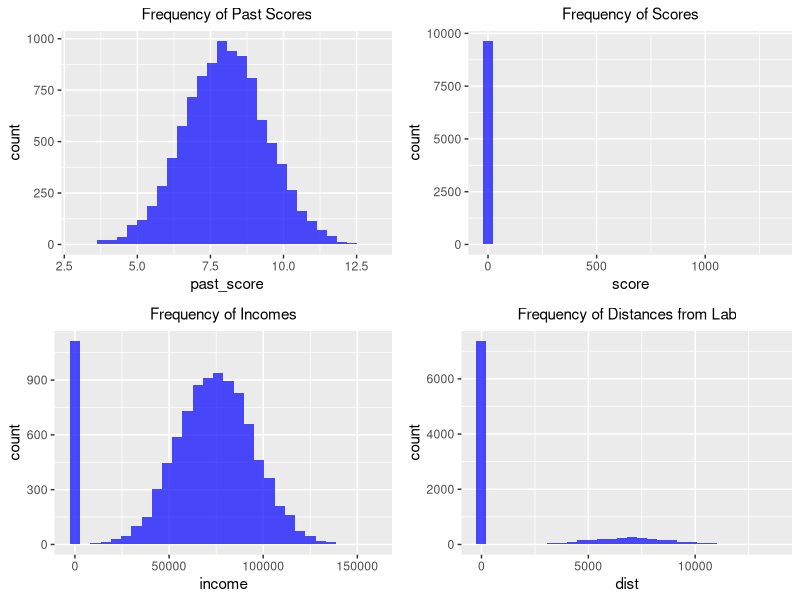
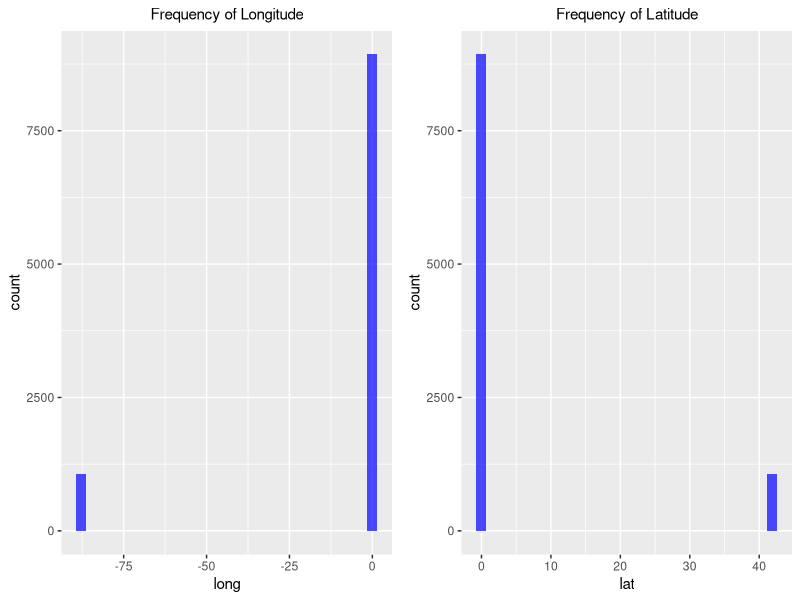
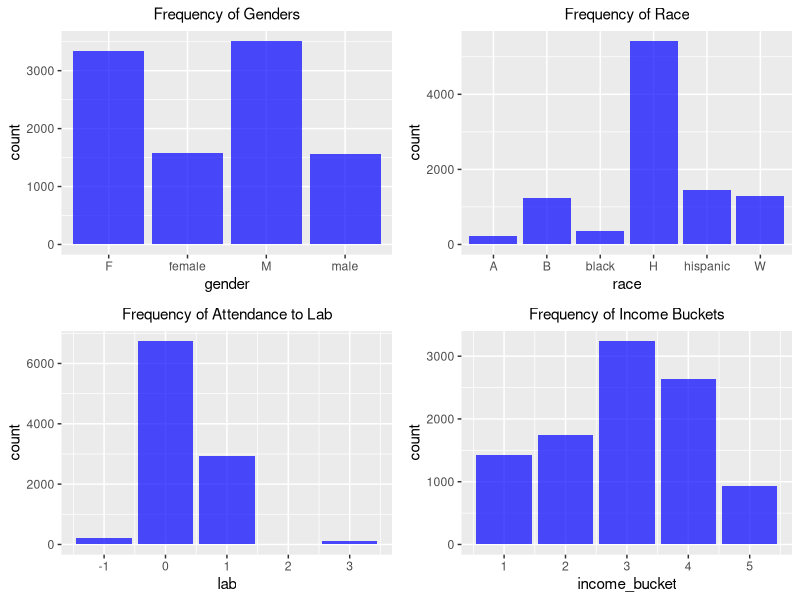
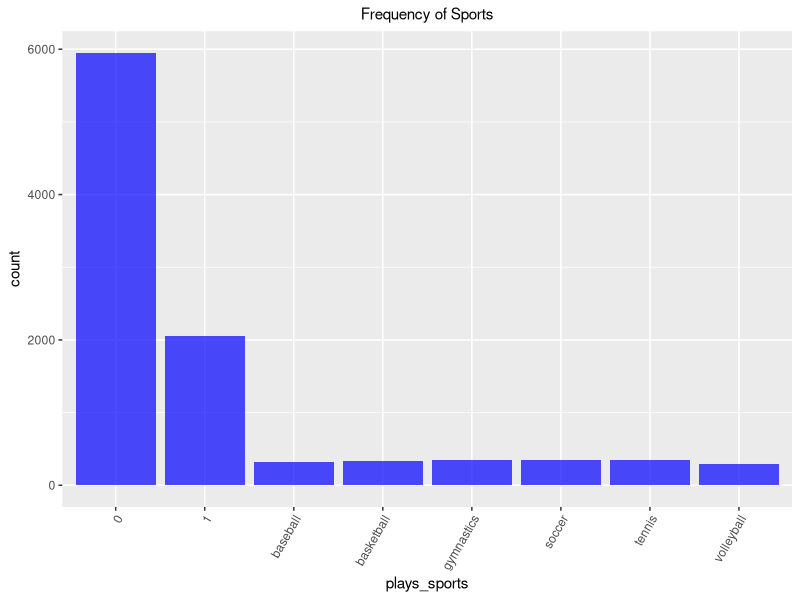
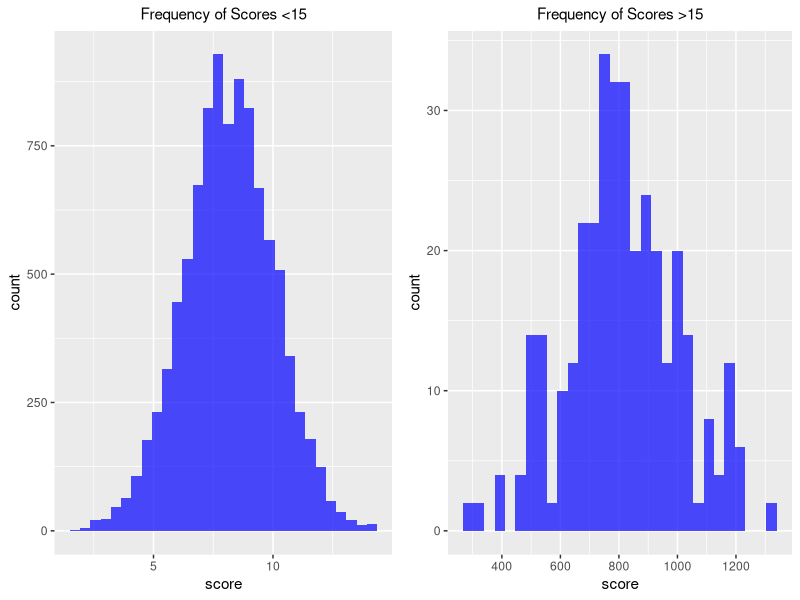
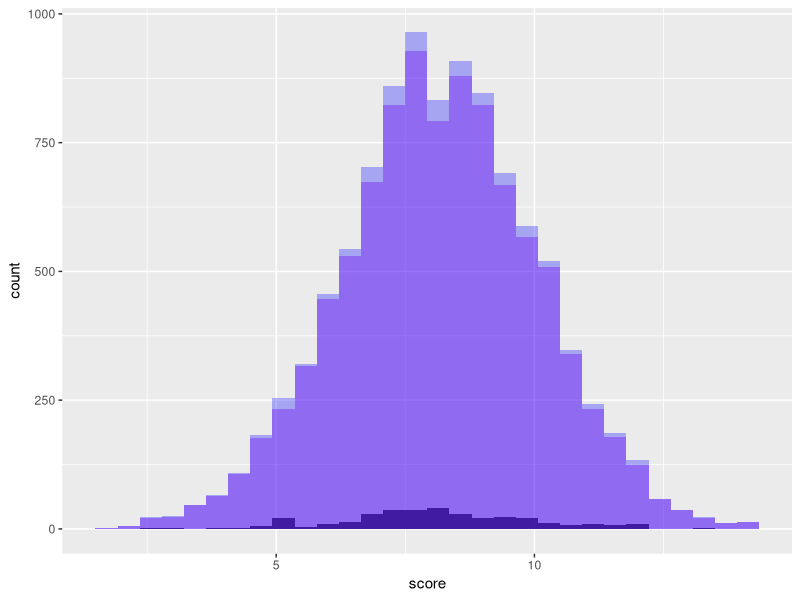
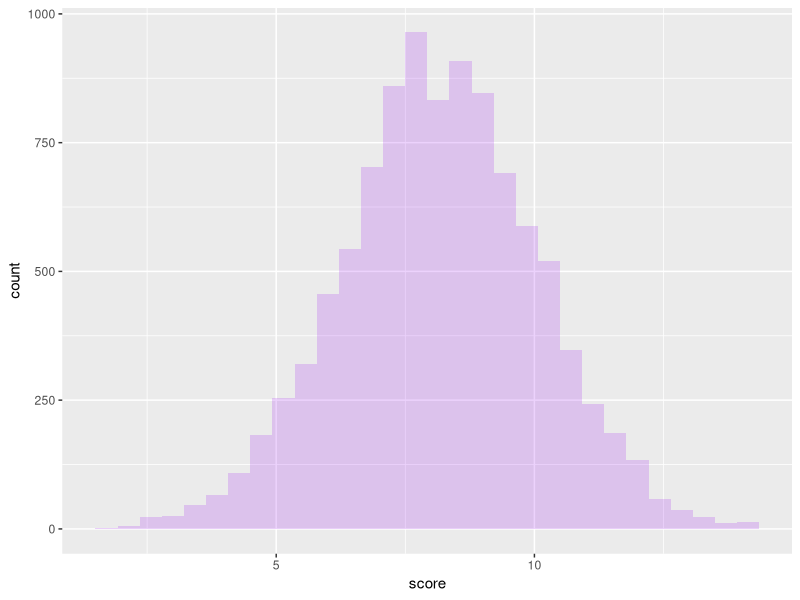
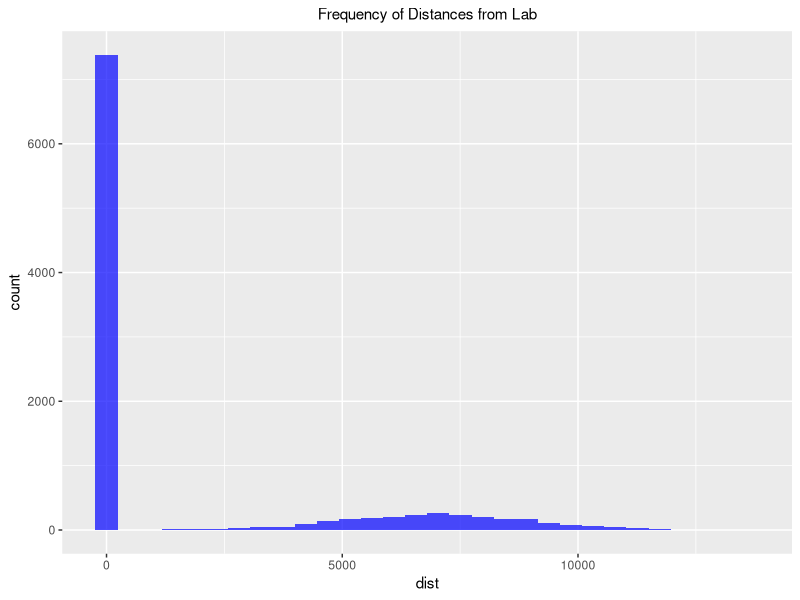

The R source for these figures, in order:
## ---- chunk 1
library(tidyverse)
library(ggplot2)
library(stringr)
library(ggpubr)

raw_data <- read_csv("assignment1_data.csv")

print("Glimps of the dataframe 'raw_data'")
glimpse(raw_data)
print("Descriptive Statistics for 'raw_data'")
summary(raw_data)
## ---- chunk 2
no_covariate_scores <- lm(data = raw_data, score ~ lab)

summary(no_covariate_scores)
## ---- chunk 3
covariate_scores <- lm(data = raw_data, score ~ lab + past_score)

summary(covariate_scores)
## ---- chunk 4
working_df <- raw_data  #make a working dataframe and leave the raw data intact

gp_income <- working_df %>% 
  ggplot(aes(x=income)) +
  geom_histogram(fill='blue',alpha=.7) +
  ggtitle("Frequency of Incomes") +
  theme(plot.title = element_text(size=11,hjust=0.5))

gp_scores <- working_df %>% 
  ggplot(aes(x=score)) +
  geom_histogram(fill='blue',alpha=.7) +
  ggtitle("Frequency of Scores") +
  theme(plot.title = element_text(size=11,hjust=0.5))

gp_pscores <- working_df %>% 
  ggplot(aes(x=past_score)) +
  geom_histogram(fill='blue',alpha=.7) +
  ggtitle("Frequency of Past Scores") +
  theme(plot.title = element_text(size=11,hjust=0.5))

gp_dist <- working_df %>% 
  ggplot(aes(x=dist)) +
  geom_histogram(fill='blue',alpha=.7) +
  ggtitle("Frequency of Distances from Lab") +
  theme(plot.title = element_text(size=11,hjust=0.5))

gp_long <- working_df %>% 
  ggplot(aes(x=long)) +
  geom_histogram(fill='blue',alpha=.7) +
  ggtitle("Frequency of Longitude") +
  theme(plot.title = element_text(size=11,hjust=0.5))

gp_lat <- working_df %>% 
  ggplot(aes(x=lat)) +
  geom_histogram(fill='blue',alpha=.7) +
  ggtitle("Frequency of Latitude") +
  theme(plot.title = element_text(size=11,hjust=0.5))

ggarrange(gp_pscores,gp_scores,gp_income,gp_dist,
          ncol=2,nrow=2)
ggarrange(gp_long,gp_lat,
          ncol=2,nrow=1)

#Note, two groups of graphs will be generated but not displayed in one screen, please navigate between the two!
## ---- chunk 5
cat("Summary Statistics for Past Score\n")
summary(working_df$past_score)
cat(" Number of NA values:", sum(is.na(raw_data$past_score)), "\n\n")
cat("Summary Statistics for Current Score\n")
summary(working_df$score)
cat("  Number of NA values:", sum(is.na(raw_data$score)), "\n\n")
cat("Summary Statistics for Income\n")
summary(working_df$income)
cat("  Number of NA values:", sum(is.na(raw_data$income)), "\n\n")
cat("Summary Statistics for Distance\n")
summary(working_df$dist)
cat("  Number of NA values:", sum(is.na(raw_data$dist)), "\n\n")
cat("Summary Statistics for Longitude\n")
summary(working_df$long)
cat("  Number of NA values:", sum(is.na(raw_data$long)), "\n\n")
cat("Summary Statistics for Latitude\n")
summary(working_df$lat)
cat("  Number of NA values:", sum(is.na(raw_data$lat)), "\n\n")
## ---- chunk 6
gp_gender <- working_df %>% 
  ggplot(aes(x=gender)) +
  geom_bar(fill='blue',alpha=.7) +
  ggtitle("Frequency of Genders") +
  theme(plot.title = element_text(size=11,hjust=0.5))

gp_race <- working_df %>% 
  ggplot(aes(x=race)) +
  geom_bar(fill='blue',alpha=.7) +
  ggtitle("Frequency of Race") +
  theme(plot.title = element_text(size=11,hjust=0.5))

gp_lab <- working_df %>% 
  ggplot(aes(x=lab)) +
  geom_bar(fill='blue',alpha=.7) +
  ggtitle("Frequency of Attendance to Lab") +
  theme(plot.title = element_text(size=11,hjust=0.5))

gp_sport <- working_df %>% 
  ggplot(aes(x=plays_sports)) +
  geom_bar(fill='blue',alpha=.7) +
  ggtitle("Frequency of Sports") +
  theme(plot.title = element_text(size=11,hjust=0.5),
        axis.text.x = element_text(angle=60,hjust=1))

gp_incbuck <- working_df %>% 
  ggplot(aes(x=income_bucket)) +
  geom_bar(fill='blue',alpha=.7) +
  ggtitle("Frequency of Income Buckets") +
  theme(plot.title = element_text(size=11,hjust=0.5))

ggarrange(gp_gender,gp_race,gp_lab,gp_incbuck,
         ncol=2,nrow=2)

gp_sport #showed separately due to squeezing names
## ---- chunk 7
cat("->Counts for unique entries in gender")
table(working_df$gender)
cat("  Number of NA values:", sum(is.na(working_df$gender)), "\n\n")
cat("->Counts for unique entries in race")
table(working_df$race)
cat("  Number of NA values:", sum(is.na(working_df$race)), "\n\n")
cat("->Counts for unique entries in lab school attendance")
table(working_df$lab)
cat("  Number of NA values:", sum(is.na(working_df$lab)), "\n\n")
cat("->Counts for unique entries in sports")
table(working_df$plays_sports)
cat("  Number of NA values:", sum(is.na(working_df$plays_sports)), "\n\n")
cat("->Counts for unique entries in income buckets")
table(working_df$income_bucket)
cat("  Number of NA values:", sum(is.na(working_df$income_bucket)), "\n\n")
## ---- chunk 8
sum(duplicated(working_df$student_id) == TRUE)
## ---- chunk 9
sum(working_df$income < 0)
#1115

working_df <- working_df %>% 
  mutate(was_neg99 = ifelse(income == -99, 1,0)) %>% 
  mutate(income = replace(income, income < 0, 0)) #directly change all negatives to 0
  
## ---- chunk 10
summary(working_df$past_score)
summary(working_df$score)
## ---- chunk 11
for (val in c(13,14,15,20,50)){
  cat("this is the number of scores above ",val,":",sum(working_df$score > val),"\n")
}
## ---- chunk 12
below15 <- working_df %>% 
  select(score) %>% 
  filter(score<=15) 
above15 <- working_df %>% 
  select(score) %>% 
  filter(score>15)

below15 %>% 
  summarize(max = max(below15))
above15 %>% 
  summarize(min = min(above15))
## ---- chunk 13
gp_below15 <- below15 %>% 
  ggplot(aes(x=score)) +
  geom_histogram(fill='blue',alpha=.7) +
  ggtitle("Frequency of Scores <15") +
  theme(plot.title = element_text(size=11,hjust=0.5))

gp_above15 <- above15 %>% 
  ggplot(aes(x=score)) +
  geom_histogram(fill='blue',alpha=.7) +
  ggtitle("Frequency of Scores >15") +
  theme(plot.title = element_text(size=11,hjust=0.5))

ggarrange(gp_below15,gp_above15,
         ncol=2,nrow=1)
## ---- chunk 14
rescaled_above15 <- above15/100
rescaled_score <- rbind(rescaled_above15, below15)

count(below15)
count(rescaled_above15)
count(rescaled_score)

rescaled_score %>% 
  ggplot(aes(score)) +
  geom_histogram(data = rescaled_above15, fill = "black", alpha = 0.8) + 
  geom_histogram(data = below15, fill = "purple", alpha = 0.4) +
  geom_histogram(data = rescaled_score, fill = "blue", alpha = 0.3)
## ---- chunk 15
working_df <- working_df %>% 
  mutate(score = ifelse(score>15, score/100, score))

working_df %>% 
  ggplot(aes(x=score)) +
  geom_histogram(fill="purple",alpha=0.2)
## ---- chunk 16
gp_dist
## ---- chunk 17
for (val in c(2500,2250,2000,1500,1000,750,500,250,100,50,20,15,10)){
  cat("this is the number of distance above ",val,":",sum(working_df$dist > val),"\n")
}
## ---- chunk 18
below20 <- working_df %>% 
  select(dist) %>% 
  filter(dist<=20) 
above20 <- working_df %>% 
  select(dist) %>% 
  filter(dist>20)

below20 %>% 
  summarize(max = max(below20))
above20 %>% 
  summarize(min = min(above20))
cat("the difference between max(below20) and min(above20) is:", abs(max(below20)-min(above20)))
## ---- chunk 19
gp_below20 <- below20 %>% 
  ggplot(aes(x=dist)) +
  geom_histogram(fill='blue',alpha=.7) +
  ggtitle("Frequency of Distances <20") +
  theme(plot.title = element_text(size=11,hjust=0.5))

gp_above20 <- above20 %>% 
  ggplot(aes(x=dist)) +
  geom_histogram(fill='blue',alpha=.7) +
  ggtitle("Frequency of Distances >20") +
  theme(plot.title = element_text(size=11,hjust=0.5))

ggarrange(gp_below20,gp_above20,
         ncol=2,nrow=1)
## ---- chunk 20
rescaled_above20 <- above20/1000
rescaled_dist <- rbind(rescaled_above20, below20)

rescaled_dist %>% 
  ggplot(aes(dist)) +
  geom_histogram(data = rescaled_above20, fill = "black", alpha = 0.8) + 
  geom_histogram(data = below20, fill = "purple", alpha = 0.4) +
  geom_histogram(data = rescaled_dist, fill = "blue", alpha = 0.3)
## ---- chunk 21
working_df <- working_df %>% 
  mutate(dist = ifelse(dist>20, dist/1000, dist))

working_df %>% 
  ggplot(aes(dist)) +
  geom_histogram(fill="blue", alpha=0.2)
## ---- chunk 22
working_df <- working_df %>% 
  select(-long,-lat)
## ---- chunk 23
working_df %>% 
  distinct(race)
working_df %>% 
  distinct(gender)
working_df %>% 
  distinct(lab)
working_df %>% 
  distinct(plays_sports)
#Note, each result shows in a different table
## ---- chunk 24
working_df <- working_df %>% 
  mutate(race = recode(race,"hispanic"="H","black"="B"))
## ---- chunk 25
working_df <- working_df %>% 
  mutate(gender = recode(gender,"male"="M","female"="F"))
## ---- chunk 26
working_df <- working_df %>% 
  mutate(plays_sports = recode(plays_sports,"soccer"="1","basketball"="1","baseball"="1","gymnastics"="1", "volleyball"="1","tennis"="1")) %>% 
  mutate()

working_df$plays_sports <- as.integer(working_df$plays_sports)
## ---- chunk 27
table(working_df$lab)
cat('the number of non {0,1} values are: ', sum(working_df$lab >1 | working_df$lab <0), '\n')
cat('the number of {0,1} values are: ', sum(working_df$lab == 1 | working_df$lab == 0), '\n')
ratio_lab <- sum(working_df$lab >1 | working_df$lab <0) / sum(working_df$lab)
cat(ratio_lab, 'is the percent of all the lab data which contain non {0,1} values')
## ---- chunk 28
working_df <- working_df %>% 
  select(-income_bucket)
## ---- chunk 29
n_distinct(working_df$student_id)
## ---- chunk 30
#Original: 10,000 obs

#first step, getting rid of complete duplicates
working_df <- working_df %>% 
  distinct()
#6115 obs

#second step, getting rid of duplicates in ids with bad income data
working_df <- working_df %>% 
  distinct(student_id,was_neg99, .keep_all=TRUE) %>% 
  filter(was_neg99 == 0)
#5000 obs, which agrees with our theoretical 'unique' data by student ID

unique(working_df$was_neg99)
#returns 0, therefore...

working_df <- working_df %>% 
  select(-was_neg99)
## ---- chunk 31
cutoffs_inc <- quantile(working_df$income,c(0.05,0.95)) 
cutoffs_dist <- quantile(working_df$dist,c(0.05,0.95))
cutoffs_pscore <- quantile(working_df$past_score,c(0.05,0.95))

tiny_inc_df <- working_df %>% 
  filter(between(income,cutoffs_inc[1],cutoffs_inc[2]))

tiny_dist_df <- working_df %>% 
  filter(between(dist,cutoffs_dist[1],cutoffs_dist[2]))

tiny_pscore_df <- working_df %>% 
  filter(between(past_score,cutoffs_pscore[1],cutoffs_pscore[2]))
## ---- chunk 32
library(corrplot)

ctn_only_tinyinc <- tiny_inc_df %>% 
  select(income,dist,score,past_score)

ctn_only_tinydist <- tiny_dist_df %>% 
  select(income,dist,score,past_score)

ctn_only_tinypscore <- tiny_pscore_df %>% 
  select(income,dist,score,past_score)

ctn_only_df <- working_df %>% 
  select(income,dist,score,past_score)

corrplot.mixed(cor(ctn_only_tinyinc),title = "Tiny Income", mar=c(0,0,1,0))
corrplot.mixed(cor(ctn_only_tinydist),title = "Tiny Distance", mar=c(0,0,1,0))
corrplot.mixed(cor(ctn_only_tinypscore),title = "Tiny Past Score", mar=c(0,0,1,0))
corrplot.mixed(cor(ctn_only_df),title = "Tiny DF", mar=c(0,0,1,0))
## ---- chunk 33
nocov_reg_inc <- lm(data = tiny_inc_df, score ~ lab)
nocov_reg_dist <- lm(data = tiny_dist_df, score ~ lab)
nocov_reg_pscore <- lm(data = tiny_pscore_df, score ~ lab)
nocov_reg_fulldf <- lm(data = working_df, score ~ lab)

summary(nocov_reg_inc)
summary(nocov_reg_dist)
summary(nocov_reg_pscore)
summary(nocov_reg_fulldf)
